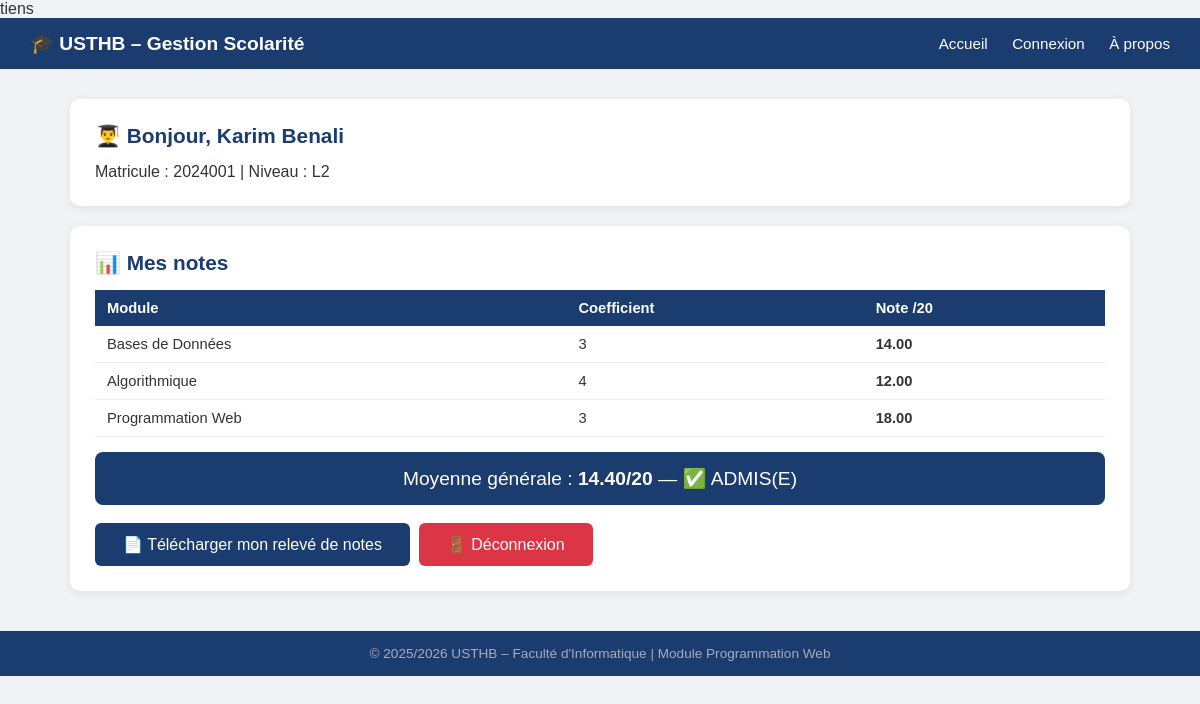
The page /dashboard_etudiant.php (signed in) on the database its author committed.
### tables this page shows
CREATE TABLE `etudiants` (
  `id` int(11) NOT NULL,
  `matricule` varchar(20) NOT NULL,
  `nom` varchar(50) NOT NULL,
  `prenom` varchar(50) NOT NULL,
  `date_naissance` date DEFAULT NULL,
  `email` varchar(100) DEFAULT NULL,
  `niveau` varchar(20) DEFAULT NULL,
  `mdp` varchar(255) DEFAULT NULL
);

CREATE TABLE `notes` (
  `id` int(11) NOT NULL,
  `id_etudiant` int(11) NOT NULL,
  `id_module` int(11) NOT NULL,
  `note` decimal(4,2) DEFAULT NULL
);

CREATE TABLE `modules` (
  `id` int(11) NOT NULL,
  `code` varchar(20) NOT NULL,
  `intitule` varchar(100) NOT NULL,
  `coefficient` int(11) DEFAULT 1,
  `id_enseignant` int(11) DEFAULT NULL
);

### dashboard_etudiant.php (the view, shortened to what this page needs)
<?php
include 'config.php';
include 'header.php';
$id = $_SESSION['id'];
$stmt = $pdo->prepare("SELECT * FROM etudiants WHERE id=?");
$stmt->execute([$id]); $etu = $stmt->fetch();
$stmt = $pdo->prepare("SELECT n.note, m.intitule, m.code, m.coefficient FROM notes n JOIN modules m ON n.id_module=m.id WHERE n.id_etudiant=?");
$stmt->execute([$id]); $notes = $stmt->fetchAll();
$moy_num=0; $moy_den=0;
foreach($notes as $n){ $moy_num+=$n['note']*$n['coefficient']; $moy_den+=$n['coefficient']; }
$moy = $moy_den > 0 ? $moy_num/$moy_den : 0;
?>
<div class="container">
  <div class="card" style="margin-bottom:20px">
    <h2>👨‍🎓 Bonjour, <?= htmlspecialchars($etu['prenom'].' '.$etu['nom']) ?></h2>
    <p>Matricule : <?= htmlspecialchars($etu['matricule']) ?> | Niveau : <?= htmlspecialchars($etu['niveau']) ?></p>
  </div>
  <div class="card">
    <h2>📊 Mes notes</h2>
    <table>
      <tr><th>Module</th><th>Coefficient</th><th>Note /20</th></tr>
      <?php foreach($notes as $n): ?>
      <tr>
        <td><?= htmlspecialchars($n['intitule']) ?></td>
        <td><?= $n['coefficient'] ?></td>
        <td><b><?= number_format($n['note'],2) ?></b></td>
      </tr>
      <?php endforeach; ?>
    </table>
    <div style="margin-top:15px;padding:15px;background:#1a3c6e;color:white;border-radius:8px;text-align:center;font-size:1.2em">
      Moyenne générale : <b><?= number_format($moy,2) ?>/20</b>
      — <?= $moy >= 10 ? '✅ ADMIS(E)' : '❌ AJOURNÉ(E)' ?>
    </div>
    <br>
    <a href="releve.php" class="btn">📄 Télécharger mon relevé de notes</a>
    &nbsp;<a href="logout.php" class="btn" style="background:#dc3545">🚪 Déconnexion</a>
  </div>
</div>
<?php include 'footer.php'; ?>

### style.css (style rules this page uses)
* { margin:0; padding:0; box-sizing:border-box; font-family:Arial,sans-serif; }
body { background:#f0f2f5; color:#333; }
.container { max-width:1100px; margin:30px auto; padding:0 20px; }
.btn { display:inline-block; padding:12px 28px; background:#1a3c6e; color:white; border-radius:6px; text-decoration:none; border:none; cursor:pointer; font-size:1em; }
.card { background:white; border-radius:10px; padding:25px; box-shadow:0 2px 8px rgba(0,0,0,0.08); margin-bottom:20px; }
.card h2 { color:#1a3c6e; margin-bottom:15px; font-size:1.3em; }
table { width:100%; border-collapse:collapse; font-size:0.92em; }
th { background:#1a3c6e; color:white; padding:10px 12px; text-align:left; }
td { padding:10px 12px; border-bottom:1px solid #eee; }

### rows shown on the page
etudiants: prenom+nom "Karim Benali", matricule "2024001", niveau "L2"
notes: id_module.intitule "Bases de Données", id_module.coefficient "3", note "14.00"
notes: id_module.intitule "Algorithmique", id_module.coefficient "4", note "12.00"
notes: id_module.intitule "Programmation Web", id_module.coefficient "3", note "18.00"

### other values the page prints
$moy "14.40"
